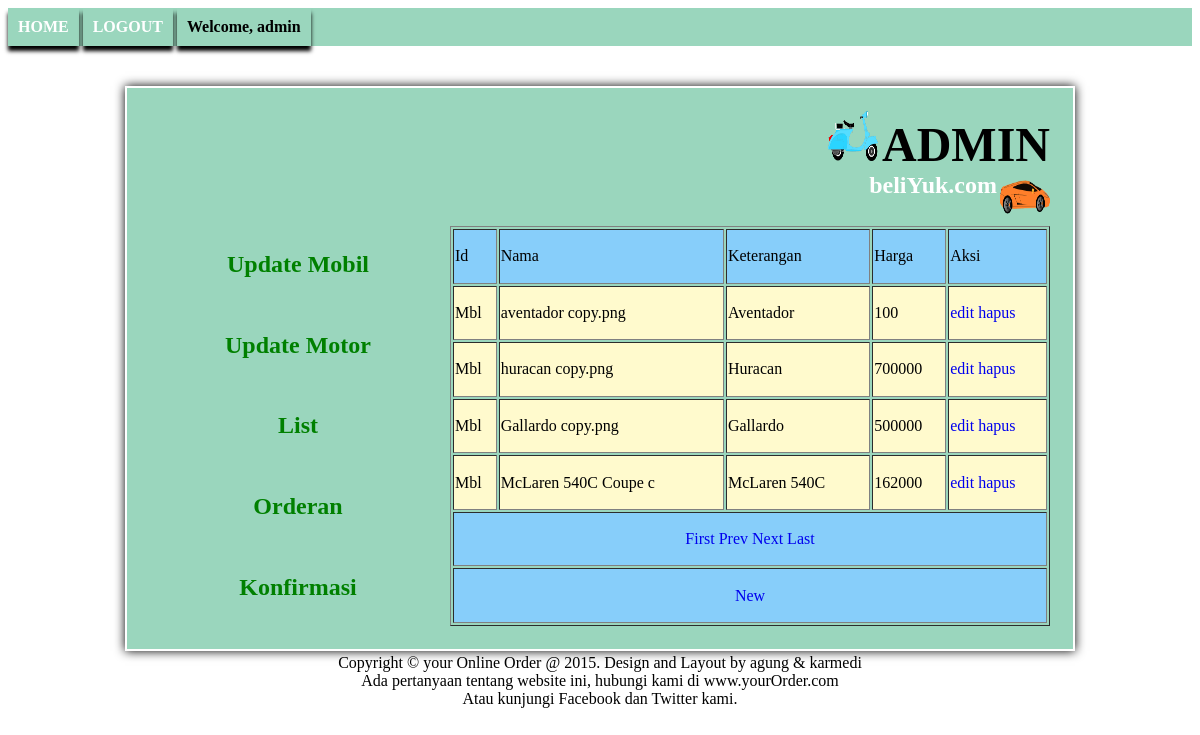
The page /Admin/haladmin.php?page=updatembl (signed in) on the database its author committed.
### tables this page shows
CREATE TABLE IF NOT EXISTS `orderan` (
  `id` varchar(20) NOT NULL,
  `nama` varchar(50) NOT NULL,
  `ket` varchar(100) NOT NULL,
  `Harga` int(200) NOT NULL
);

### Admin/updatembl.php (the view, shortened to what this page needs)
<table border="1" width="600" height="400" align="center">
	<tr bgcolor="#87cefa">
	<td>Id</td>
	<td>Nama</td>
	<td>Keterangan</td>
	<td>Harga</td>
	<td>Aksi</td>
	</tr>
<?php
	$query="select * from orderan where id='Mbl'";
	$hasil = mysql_query($query) or die (mysql_error());
	$jumlah_baris = mysql_num_rows($hasil);
	$jumlah_record_per_page = 4;
	$jumlah_page = ceil($jumlah_baris/$jumlah_record_per_page);
	if(!isset($_GET['page_num'])){
		$page_num=1;
	}
	$start_num= ($page_num-1)*$jumlah_record_per_page;
	$query= "select * from orderan where id='Mbl' LIMIT ".$start_num.",".$jumlah_record_per_page."";
	$hasil= mysql_query($query) or die (mysql_error());
	while ($data = mysql_fetch_array($hasil))
	{
		echo "<tr bgcolor='#fffacd'>
	<td>".$data['id']."</td>
	<td>".$data['nama']."</td>
	<td>".$data['ket']."</td>
	<td>".$data['Harga']."</td>
	<td>
		<a href='haladmin.php?page=edit_mobil&nama=".$data['nama']."'>edit</a>
			<a href='hapus_mbl.php?nama=".$data['nama']."'>hapus</a>
		</td>
	</tr>";
	}
	echo "<tr> <td colspan=5 align='center' bgcolor='#87cefa'>";
	echo "<a href='haladmin.php?page=updatembl&page_num=1'> First </a>";
			if($page_num==1) {
					echo "<a href='haladmin.php?page=updatembl&page_num=1'> Prev </a>";
				}
			else {
				echo "<a href='haladmin.php?page=updatembl&page_num=".($page_num-1)."'> Prev </a>";
			}
			if($page_num == $jumlah_page) {
					echo "<a href='haladmin.php?page=updatembl&page_num=".$jumlah_page."'> Next </a>";
				}
			else {
				echo "<a href='haladmin.php?page=updatembl&page_num=".($page_num+1)."'> Next </a>";
			}
			echo "<a href='haladmin.php?page=updatembl&page_num=".$jumlah_page."'> Last </a>";
	echo "</td> </tr>";
	echo "<tr> <td colspan=5 align='center' bgcolor='#87cefa'>";
	echo "<a href='haladmin.php?page=new_produk'> New </a>";
	echo "</td> </tr>";
?>
</table>

### Css/home.css (style rules this page uses)
a { text-decoration: none; }

### rows shown on the page
orderan: id "Mbl", nama "aventador copy.png", ket "Aventador", Harga "100"
orderan: id "Mbl", nama "huracan copy.png", ket "Huracan", Harga "700000"
orderan: id "Mbl", nama "Gallardo copy.png", ket "Gallardo", Harga "500000"
orderan: id "Mbl", nama "McLaren 540C Coupe c", ket "McLaren 540C", Harga "162000"

### other values the page prints
$_SESSION['username'] "admin"
